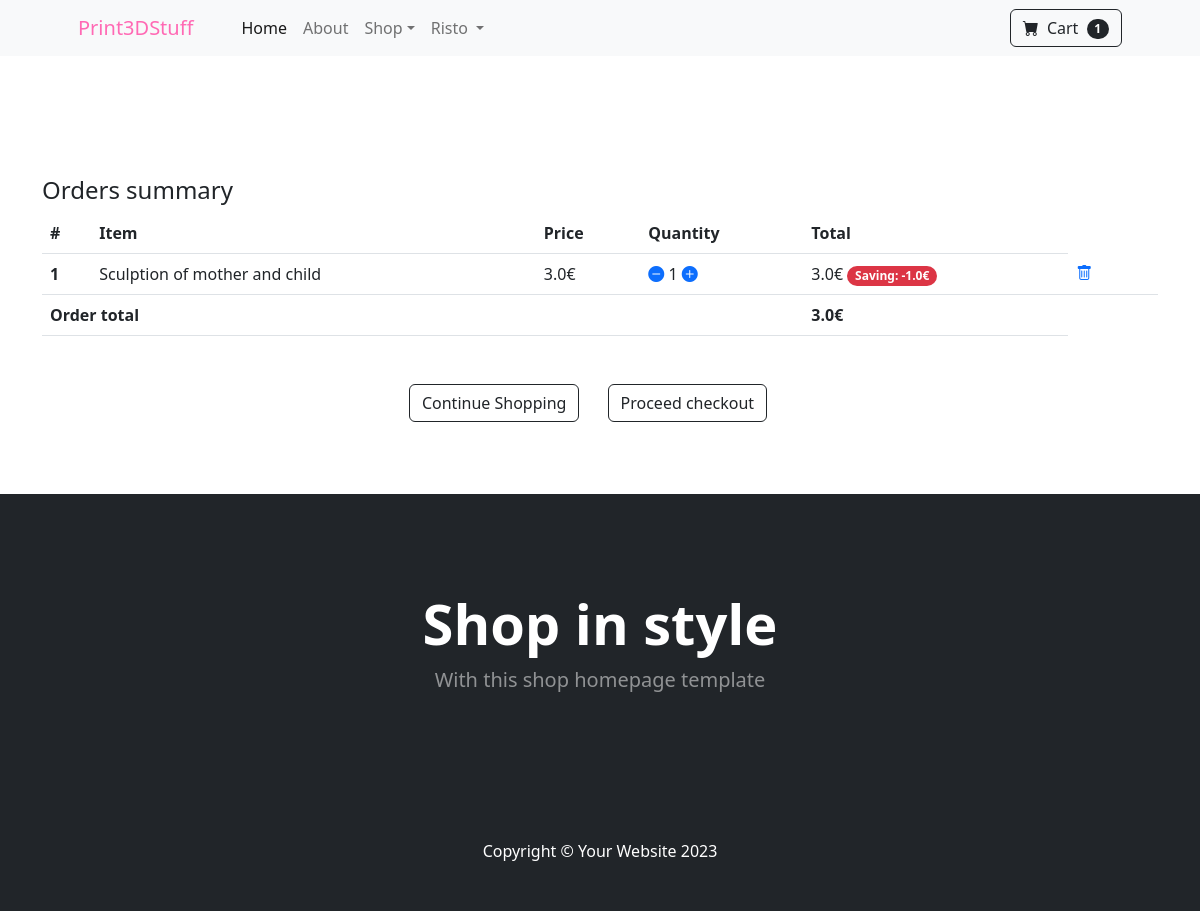
Page /summary/ (signed in) on the earlier database version.
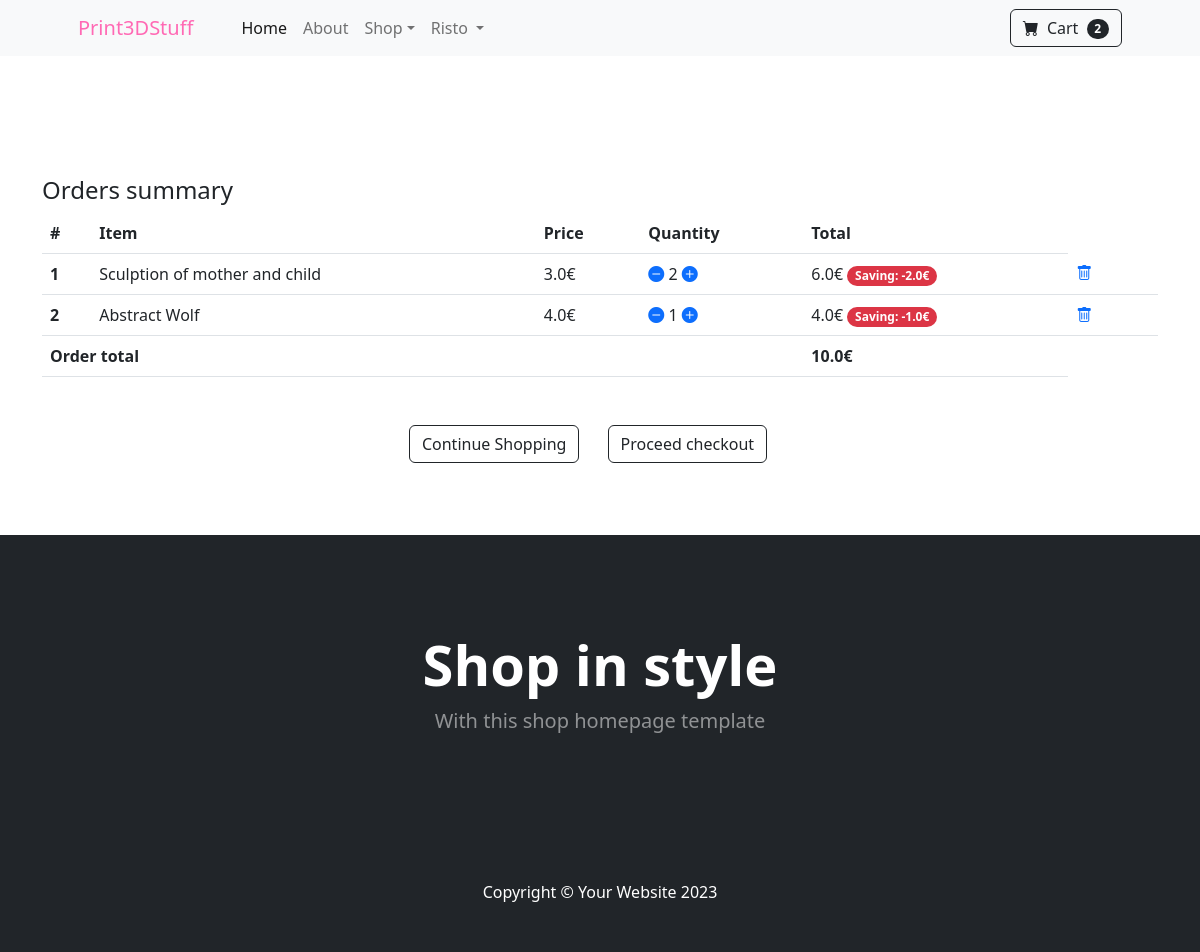
Same page on the later database version.
### mainapp/models.py (models this page shows, shortened)
class Order(models.Model):
    user = models.ForeignKey(User, on_delete=models.CASCADE)
    order_ref = models.CharField(max_length=20)
    items = models.ManyToManyField(OrderItem)
    ordered_date = models.DateTimeField()
    ordered = models.BooleanField(default=False)
    billing_address = models.ForeignKey('BillingAddress', on_delete=models.SET_NULL, blank=True, null=True)
    coupon = models.ForeignKey('Coupon', on_delete=models.SET_NULL, blank=True, null=True)
    payment = models.ForeignKey('Payment', on_delete=models.SET_NULL, blank=True, null=True)
    delivered = models.BooleanField(default=False)
    received = models.BooleanField(default=False)
    refund_requested = models.BooleanField(default=False)
    refund_granted = models.BooleanField(default=False)
    def total_price(self):
        total = 0
        for order_item in self.items.all():
            total += order_item.final_price()
        return total

class OrderItem(models.Model):
    user = models.ForeignKey(User, on_delete=models.CASCADE)
    ordered = models.BooleanField(default=False)
    item = models.ForeignKey(Item, on_delete=models.CASCADE)
    quantity = models.IntegerField(default=1)
    def total_item_price(self):
        return self.quantity * self.item.price
    def total_item_discount_price(self):
        return self.quantity * self.item.discount_price
    def amount_saved(self):
        return self.total_item_price() - self.total_item_discount_price()
    def final_price(self):
        if self.item.discount_price:
            return self.total_item_discount_price()
        else:
            return self.total_item_price()

class Item(models.Model):
    title = models.CharField(max_length=100)
    price = models.FloatField()
    discount_price = models.FloatField(blank=True, null=True)
    category = models.CharField(choices=CATEGORY_CHOICES, max_length=5)
    slug = models.SlugField()
    description = models.TextField()
    image = models.ImageField()

### mainapp/views.py (the view)
# urls.py: path('summary/', views.OrderSummary.as_view(), name='summary'),
class OrderSummary(LoginRequiredMixin, View):
    def get(self, *args, **kwargs):
        try:
            current_order = Order.objects.get(user=self.request.user, ordered=False)
            context = {
                'object': current_order
            }
            return render(self.request, 'summary.html', context)
        except ObjectDoesNotExist:
            messages.warning(self.request, "You don't have any item in the cart")
            return redirect('/')
        return render(self.request, 'summary.html')

### mainapp/templatetags/cart_template.py (called while the page is built)
@register.filter(name="cart_count")
def cart_count(user):
    if user.is_authenticated:
        query_set = Order.objects.filter(user=user, ordered=False)
        if query_set.exists():
            return query_set[0].items.count()
        return 0

### templates/summary.html (shortened to what this page needs)
{% extends 'base.html' %}
{% block content %}
<section class="py-5">
    <div class="container table-responsive">
        <h4>Orders summary</h4>
            <table class="table">
                  <thead>
                    <tr>
                      <th scope="col">#</th>
                      <th scope="col">Item</th>
                      <th scope="col">Price</th>
                      <th scope="col">Quantity</th>
                      <th scope="col">Total</th>
                    </tr>
                  </thead>
                <tbody>
                {% for order_item in object.items.all %}
                        <tr>
                          <th scope="row">{{ forloop.counter }}</th>
                          <td>{{ order_item.item.title }}</td>
                          {% if order_item.item.discount_price %}
                            <td>{{ order_item.item.discount_price }}€</td>
                            {% else %}
                            <td>{{ order_item.item.price }}€</td>
                            {% endif %}
                          <td>
                              <a href="{% url 'mainapp:remove-single-item' order_item.item.slug %}"><i class="bi bi-dash-circle-fill mr-2"></i></a>
                              {{ order_item.quantity }}
                              <a href="{% url 'mainapp:add-to-cart' order_item.item.slug %}"><i class="bi bi-plus-circle-fill"></i></a>
                          </td>
                            {% if order_item.item.discount_price %}
                            <td>{{ order_item.total_item_discount_price }}€
                            <span class="badge rounded-pill bg-danger">Saving: -{{ order_item.amount_saved }}€</span>
                            </td>
                            {% else %}
                            <td>{{ order_item.total_item_price }}€</td>
                            {% endif %}
                          <td>
                            <a href="{% url 'mainapp:remove-from-cart' order_item.item.slug %}"><i class="bi bi-trash"></i>
                            </a>
                          <td>
                        </tr>
                {% endfor %}
                {% if object.total_price %}
                <tr>
                    <td colspan="4"><b>Order total</b></td>
                    <td><b>{{ object.total_price }}€</b></td>
                </tr>
                {% endif %}
                </tbody>
            </table>
               <div class="card-footer p-4 pt-0 border-top-0 bg-transparent">
                    <div class="text-center mt-5">
                        <a class="btn btn-outline-dark mt-auto me-4" href="{% url 'mainapp:index' %}">Continue Shopping</a>
                        <a class="btn btn-outline-dark mt-auto me-4" href="#">Proceed checkout</a>
                    </div>
                </div>
    </div>
 </section>
{% endblock %}

### templates/base.html (shortened to what this page needs)
{% load static %}
{% load cart_template %}
<!DOCTYPE html>
<html lang="en">
    <head>
        <link href="https://cdn.jsdelivr.net/npm/bootstrap-icons@1.5.0/font/bootstrap-icons.css" rel="stylesheet" />
        <link href="{% static 'css/styles.css' %}" rel="stylesheet" />
    </head>
    <body>
        <nav class="navbar navbar-expand-lg navbar-light bg-light">
            <div class="container px-4 px-lg-5">
                <a class="navbar-brand" style="color: hotpink;" href="{% url 'mainapp:index' %}">Print3DStuff</a>
                <div class="collapse navbar-collapse" id="navbarSupportedContent">
                    <ul class="navbar-nav me-auto mb-2 mb-lg-0 ms-lg-4">
                        <li class="nav-item"><a class="nav-link active" aria-current="page" href="{% url 'mainapp:index' %}">Home</a></li>
                        <li class="nav-item"><a class="nav-link" href="#!">About</a></li>
                        <li class="nav-item dropdown">
                            <a class="nav-link dropdown-toggle" id="navbarDropdown" href="#" role="button" data-bs-toggle="dropdown" aria-expanded="false">Shop</a>
                        </li>
                        {% if user.is_authenticated %}
                        <li class="nav-item dropdown">
                            <a class="nav-link dropdown-toggle" href="#" role="button" data-bs-toggle="dropdown" aria-expanded="false">
                                {{ user.get_username }}
                            </a>
                        </li>
                        {% else %}
                            <li class="nav-item"><a class="nav-link active" href="{% url 'accounts:login' %}">Sign in</a></li>
                        {% endif %}
                    </ul>
                    <form class="d-flex">
                        <a class="btn btn-outline-dark" href="{% url 'mainapp:summary' %}" type="submit">
                            <i class="bi-cart-fill me-1"></i>
                            Cart
                            <span class="badge bg-dark text-white ms-1 rounded-pill">{{ user|cart_count }}</span>
                        </a>
                    </form>
                </div>
            </div>
        </nav>
        <div class="mt-5 pt-4">
        </div>
        {% block content %}
        {% endblock %}
        <header class="bg-dark py-5">
            <div class="container px-4 px-lg-5 my-5">
                <div class="text-center text-white">
                    <h1 class="display-4 fw-bolder">Shop in style</h1>
                    <p class="lead fw-normal text-white-50 mb-0">With this shop homepage template</p>
                </div>
            </div>
        </header>
        <footer class="py-5 bg-dark">
            <div class="container"><p class="m-0 text-center text-white">Copyright &copy; Your Website 2023</p></div>
        </footer>
    </body>
</html>

Differences in the rows shown:
changed OrderItem "Sculption of mother and child": quantity "1" → "2"; total_item_discount_price "3.0" → "6.0"; amount_saved "1.0" → "2.0"
added OrderItem: item "Abstract Wolf", item.discount_price "4.0", quantity "1", total_item_discount_price "4.0", amount_saved "1.0"
changed through a linked row, Order: total_price "3.0" → "10.0"
Other differences:
{{ user|cart_count }}: "1" → "2"
